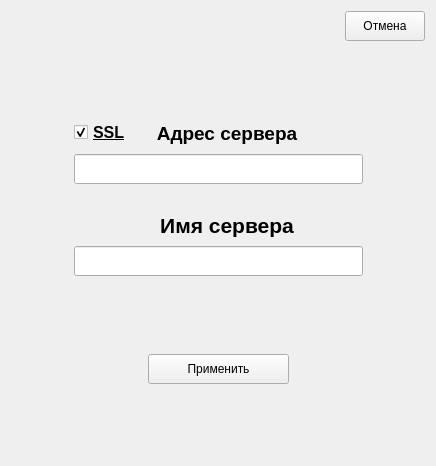
      <widget class="QWidget" name="page_4">
       <layout class="QGridLayout" name="gridLayout_12">
        <item row="2" column="0">
         <spacer name="horizontalSpacer_18">
          <property name="orientation">
           <enum>Qt::Horizontal</enum>
          </property>
          <property name="sizeType">
           <enum>QSizePolicy::Preferred</enum>
          </property>
          <property name="sizeHint" stdset="0">
           <size>
            <width>57</width>
            <height>20</height>
           </size>
          </property>
         </spacer>
        </item>
        <item row="0" column="0" colspan="6">
         <layout class="QHBoxLayout" name="horizontalLayout_11">
          <item>
           <spacer name="horizontalSpacer_27">
            <property name="orientation">
             <enum>Qt::Horizontal</enum>
            </property>
            <property name="sizeHint" stdset="0">
             <size>
              <width>40</width>
              <height>20</height>
             </size>
            </property>
           </spacer>
          </item>
          <item>
           <widget class="QPushButton" name="pushButton_14">
            <property name="minimumSize">
             <size>
              <width>80</width>
              <height>30</height>
             </size>
            </property>
            <property name="text">
             <string>Отмена</string>
            </property>
           </widget>
          </item>
         </layout>
        </item>
        <item row="6" column="2" colspan="2">
         <widget class="QPushButton" name="pushButton_13">
          <property name="minimumSize">
           <size>
            <width>0</width>
            <height>30</height>
           </size>
          </property>
          <property name="text">
           <string>Применить</string>
          </property>
         </widget>
        </item>
        <item row="7" column="2">
         <spacer name="verticalSpacer_21">
          <property name="orientation">
           <enum>Qt::Vertical</enum>
          </property>
          <property name="sizeHint" stdset="0">
           <size>
            <width>20</width>
            <height>71</height>
           </size>
          </property>
         </spacer>
        </item>
        <item row="2" column="5">
         <spacer name="horizontalSpacer_19">
          <property name="orientation">
           <enum>Qt::Horizontal</enum>
          </property>
          <property name="sizeType">
           <enum>QSizePolicy::Preferred</enum>
          </property>
          <property name="sizeHint" stdset="0">
           <size>
            <width>56</width>
            <height>20</height>
           </size>
          </property>
         </spacer>
        </item>
        <item row="1" column="3">
         <spacer name="verticalSpacer_23">
          <property name="orientation">
           <enum>Qt::Vertical</enum>
          </property>
          <property name="sizeHint" stdset="0">
           <size>
            <width>20</width>
            <height>71</height>
           </size>
          </property>
         </spacer>
        </item>
        <item row="5" column="2">
         <spacer name="verticalSpacer_20">
          <property name="orientation">
           <enum>Qt::Vertical</enum>
          </property>
          <property name="sizeHint" stdset="0">
           <size>
            <width>20</width>
            <height>72</height>
           </size>
          </property>
         </spacer>
        </item>
        <item row="2" column="1" colspan="4">
         <layout class="QGridLayout" name="gridLayout_10">
          <item row="2" column="0" colspan="3">
           <widget class="QLineEdit" name="lineEdit_3">
            <property name="minimumSize">
             <size>
              <width>0</width>
              <height>30</height>
             </size>
            </property>
            <property name="font">
             <font>
              <pointsize>12</pointsize>
              <weight>75</weight>
              <bold>true</bold>
             </font>
            </property>
            <property name="alignment">
             <set>Qt::AlignCenter</set>
            </property>
           </widget>
          </item>
          <item row="7" column="0" colspan="3">
           <widget class="QLineEdit" name="lineEdit_7">
            <property name="minimumSize">
             <size>
              <width>0</width>
              <height>30</height>
             </size>
            </property>
            <property name="font">
             <font>
              <pointsize>12</pointsize>
              <weight>75</weight>
              <bold>true</bold>
             </font>
            </property>
            <property name="alignment">
             <set>Qt::AlignCenter</set>
            </property>
           </widget>
          </item>
          <item row="0" column="1">
           <widget class="QLabel" name="label_12">
            <property name="minimumSize">
             <size>
              <width>0</width>
              <height>30</height>
             </size>
            </property>
            <property name="font">
             <font>
              <pointsize>14</pointsize>
              <weight>75</weight>
              <bold>true</bold>
             </font>
            </property>
            <property name="text">
             <string>Адрес сервера</string>
            </property>
            <property name="alignment">
             <set>Qt::AlignCenter</set>
            </property>
           </widget>
          </item>
          <item row="5" column="1">
           <widget class="QLabel" name="label_13">
            <property name="minimumSize">
             <size>
              <width>0</width>
              <height>30</height>
             </size>
            </property>
            <property name="font">
             <font>
              <pointsize>16</pointsize>
              <weight>75</weight>
              <bold>true</bold>
             </font>
            </property>
            <property name="text">
             <string>Имя сервера</string>
            </property>
            <property name="alignment">
             <set>Qt::AlignCenter</set>
            </property>
           </widget>
          </item>
          <item row="0" column="0">
           <layout class="QHBoxLayout" name="horizontalLayout_8">
            <item>
             <widget class="QCheckBox" name="checkBox_3">
              <property name="font">
               <font>
                <pointsize>12</pointsize>
                <weight>75</weight>
                <italic>false</italic>
                <bold>true</bold>
                <underline>true</underline>
                <strikeout>false</strikeout>
               </font>
              </property>
              <property name="tabletTracking">
               <bool>false</bool>
              </property>
              <property name="acceptDrops">
               <bool>false</bool>
              </property>
              <property name="autoFillBackground">
               <bool>false</bool>
              </property>
              <property name="text">
               <string>SSL</string>
              </property>
              <property name="checked">
               <bool>true</bool>
              </property>
             </widget>
            </item>
           </layout>
          </item>
          <item row="3" column="1">
           <spacer name="horizontalSpacer_23">
            <property name="orientation">
             <enum>Qt::Horizontal</enum>
            </property>
            <property name="sizeType">
             <enum>QSizePolicy::Preferred</enum>
            </property>
            <property name="sizeHint" stdset="0">
             <size>
              <width>180</width>
              <height>20</height>
             </size>
            </property>
           </spacer>
          </item>
          <item row="5" column="0">
           <spacer name="horizontalSpacer_26">
            <property name="orientation">
             <enum>Qt::Horizontal</enum>
            </property>
            <property name="sizeType">
             <enum>QSizePolicy::Preferred</enum>
            </property>
            <property name="sizeHint" stdset="0">
             <size>
              <width>40</width>
              <height>20</height>
             </size>
            </property>
           </spacer>
          </item>
          <item row="5" column="2">
           <spacer name="horizontalSpacer_21">
            <property name="orientation">
             <enum>Qt::Horizontal</enum>
            </property>
            <property name="sizeType">
             <enum>QSizePolicy::Preferred</enum>
            </property>
            <property name="sizeHint" stdset="0">
             <size>
              <width>40</width>
              <height>20</height>
             </size>
            </property>
           </spacer>
          </item>
         </layout>
        </item>
       </layout>
      </widget>
